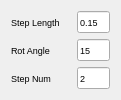
  <widget class="QWidget" name="gridLayoutWidget_5">
   <property name="geometry">
    <rect>
     <x>230</x>
     <y>585</y>
     <width>121</width>
     <height>80</height>
    </rect>
   </property>
   <property name="font">
    <font>
     <pointsize>7</pointsize>
    </font>
   </property>
   <layout class="QGridLayout" name="gridLayout_9">
    <item row="0" column="2">
     <widget class="QLineEdit" name="LE_STEP_LENGTH">
      <property name="font">
       <font>
        <pointsize>7</pointsize>
       </font>
      </property>
      <property name="text">
       <string>0.15</string>
      </property>
     </widget>
    </item>
    <item row="0" column="1">
     <spacer name="horizontalSpacer_2">
      <property name="orientation">
       <enum>Qt::Horizontal</enum>
      </property>
      <property name="sizeHint" stdset="0">
       <size>
        <width>40</width>
        <height>20</height>
       </size>
      </property>
     </spacer>
    </item>
    <item row="0" column="0">
     <widget class="QLabel" name="LB_X_AXIS_3">
      <property name="sizePolicy">
       <sizepolicy hsizetype="Fixed" vsizetype="Preferred">
        <horstretch>0</horstretch>
        <verstretch>0</verstretch>
       </sizepolicy>
      </property>
      <property name="minimumSize">
       <size>
        <width>60</width>
        <height>0</height>
       </size>
      </property>
      <property name="font">
       <font>
        <pointsize>7</pointsize>
       </font>
      </property>
      <property name="text">
       <string>Step Length</string>
      </property>
     </widget>
    </item>
    <item row="2" column="0">
     <widget class="QLabel" name="LB_Y_AXIS_5">
      <property name="sizePolicy">
       <sizepolicy hsizetype="Fixed" vsizetype="Preferred">
        <horstretch>0</horstretch>
        <verstretch>0</verstretch>
       </sizepolicy>
      </property>
      <property name="minimumSize">
       <size>
        <width>40</width>
        <height>0</height>
       </size>
      </property>
      <property name="font">
       <font>
        <pointsize>7</pointsize>
       </font>
      </property>
      <property name="text">
       <string>Step Num</string>
      </property>
     </widget>
    </item>
    <item row="1" column="0">
     <widget class="QLabel" name="LB_X_AXIS_5">
      <property name="sizePolicy">
       <sizepolicy hsizetype="Fixed" vsizetype="Preferred">
        <horstretch>0</horstretch>
        <verstretch>0</verstretch>
       </sizepolicy>
      </property>
      <property name="minimumSize">
       <size>
        <width>30</width>
        <height>0</height>
       </size>
      </property>
      <property name="font">
       <font>
        <pointsize>7</pointsize>
       </font>
      </property>
      <property name="text">
       <string>Rot Angle</string>
      </property>
     </widget>
    </item>
    <item row="2" column="2">
     <widget class="QLineEdit" name="LE_STEP_NUM">
      <property name="font">
       <font>
        <pointsize>7</pointsize>
       </font>
      </property>
      <property name="text">
       <string>2</string>
      </property>
     </widget>
    </item>
    <item row="1" column="2">
     <widget class="QLineEdit" name="LE_ROT_ANGLE">
      <property name="font">
       <font>
        <pointsize>7</pointsize>
       </font>
      </property>
      <property name="text">
       <string>15</string>
      </property>
     </widget>
    </item>
   </layout>
  </widget>
